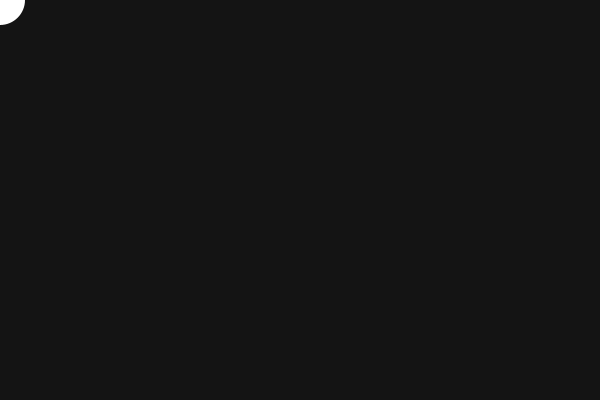
Frame 1 (no input)
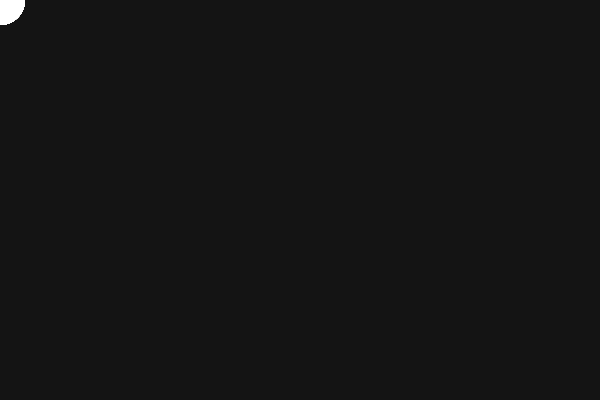
Frame 60 (the mouse pressed at the canvas centre just before this capture)
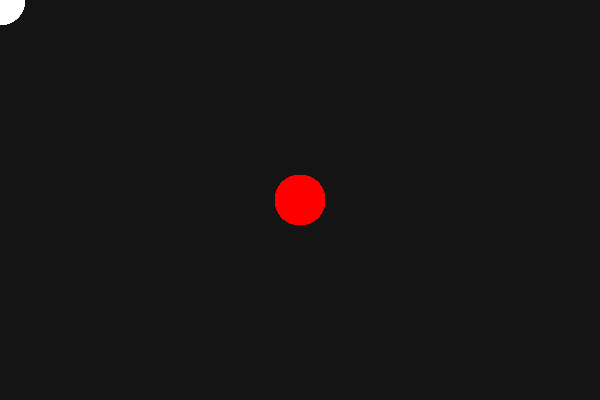
Frame 120 (the mouse held since frame 60 and released just before this capture)

The Processing sketch that drew these frames (run headless with seeded random() and noise(); from frame 60 on, the mouse is pressed at the canvas centre):

// Processing sketch: Flora
// ── Flora.pde
void setup() {
  size(600, 400);      // Set window size to 600px wide, 400px tall
  background(20);      // Set background to a dark gray
}

void draw() {
  // If the user clicks the mouse, draw a red circle.
  // Otherwise, draw a white circle.
  if (mousePressed) {
    fill(255, 0, 0);
  } else {
    fill(255);
  }

  noStroke();          // Remove the outline from the shape

  // Draw an ellipse at the mouse coordinates, 50px wide and 50px tall
  ellipse(mouseX, mouseY, 50, 50);
}
